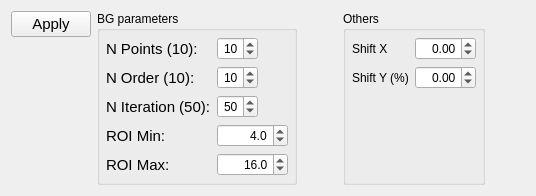
      <widget class="QWidget" name="mpltabDiffPattern">
       <attribute name="title">
        <string>Processing</string>
       </attribute>
       <layout class="QGridLayout" name="gridLayout_4">
        <item row="0" column="0">
         <widget class="QPushButton" name="mplpushButton_UpdatePlots_tab2">
          <property name="sizePolicy">
           <sizepolicy hsizetype="Fixed" vsizetype="Fixed">
            <horstretch>0</horstretch>
            <verstretch>0</verstretch>
           </sizepolicy>
          </property>
          <property name="font">
           <font>
            <family>Helvetica</family>
            <pointsize>11</pointsize>
            <weight>50</weight>
            <italic>false</italic>
            <bold>false</bold>
           </font>
          </property>
          <property name="text">
           <string>Apply</string>
          </property>
         </widget>
        </item>
        <item row="0" column="1" rowspan="2">
         <widget class="QGroupBox" name="groupBox_5">
          <property name="sizePolicy">
           <sizepolicy hsizetype="Fixed" vsizetype="Preferred">
            <horstretch>0</horstretch>
            <verstretch>0</verstretch>
           </sizepolicy>
          </property>
          <property name="title">
           <string>BG parameters</string>
          </property>
          <layout class="QGridLayout" name="gridLayout_5">
           <property name="margin">
            <number>6</number>
           </property>
           <item row="0" column="0">
            <widget class="QLabel" name="label_4">
             <property name="sizePolicy">
              <sizepolicy hsizetype="Fixed" vsizetype="Preferred">
               <horstretch>0</horstretch>
               <verstretch>0</verstretch>
              </sizepolicy>
             </property>
             <property name="font">
              <font>
               <family>Helvetica</family>
               <pointsize>11</pointsize>
               <weight>50</weight>
               <italic>false</italic>
               <bold>false</bold>
              </font>
             </property>
             <property name="text">
              <string>N Points (10):</string>
             </property>
             <property name="buddy">
              <cstring>mplspinBox_BGParam0</cstring>
             </property>
            </widget>
           </item>
           <item row="0" column="1">
            <widget class="QSpinBox" name="mplspinBox_BGParam0">
             <property name="sizePolicy">
              <sizepolicy hsizetype="Fixed" vsizetype="Fixed">
               <horstretch>0</horstretch>
               <verstretch>0</verstretch>
              </sizepolicy>
             </property>
             <property name="alignment">
              <set>Qt::AlignRight|Qt::AlignTrailing|Qt::AlignVCenter</set>
             </property>
             <property name="value">
              <number>10</number>
             </property>
            </widget>
           </item>
           <item row="1" column="0">
            <widget class="QLabel" name="label_6">
             <property name="sizePolicy">
              <sizepolicy hsizetype="Fixed" vsizetype="Preferred">
               <horstretch>0</horstretch>
               <verstretch>0</verstretch>
              </sizepolicy>
             </property>
             <property name="font">
              <font>
               <family>Helvetica</family>
               <pointsize>11</pointsize>
               <weight>50</weight>
               <italic>false</italic>
               <bold>false</bold>
              </font>
             </property>
             <property name="text">
              <string>N Order (10):</string>
             </property>
             <property name="buddy">
              <cstring>mplspinBox_BGParam2</cstring>
             </property>
            </widget>
           </item>
           <item row="1" column="1">
            <widget class="QSpinBox" name="mplspinBox_BGParam1">
             <property name="sizePolicy">
              <sizepolicy hsizetype="Fixed" vsizetype="Fixed">
               <horstretch>0</horstretch>
               <verstretch>0</verstretch>
              </sizepolicy>
             </property>
             <property name="alignment">
              <set>Qt::AlignRight|Qt::AlignTrailing|Qt::AlignVCenter</set>
             </property>
             <property name="value">
              <number>10</number>
             </property>
            </widget>
           </item>
           <item row="2" column="0">
            <widget class="QLabel" name="label_5">
             <property name="sizePolicy">
              <sizepolicy hsizetype="Fixed" vsizetype="Preferred">
               <horstretch>0</horstretch>
               <verstretch>0</verstretch>
              </sizepolicy>
             </property>
             <property name="font">
              <font>
               <family>Helvetica</family>
               <pointsize>11</pointsize>
               <weight>50</weight>
               <italic>false</italic>
               <bold>false</bold>
              </font>
             </property>
             <property name="text">
              <string>N Iteration (50):</string>
             </property>
             <property name="buddy">
              <cstring>mplspinBox_BGParam1</cstring>
             </property>
            </widget>
           </item>
           <item row="2" column="1">
            <widget class="QSpinBox" name="mplspinBox_BGParam2">
             <property name="sizePolicy">
              <sizepolicy hsizetype="Fixed" vsizetype="Fixed">
               <horstretch>0</horstretch>
               <verstretch>0</verstretch>
              </sizepolicy>
             </property>
             <property name="alignment">
              <set>Qt::AlignRight|Qt::AlignTrailing|Qt::AlignVCenter</set>
             </property>
             <property name="value">
              <number>50</number>
             </property>
            </widget>
           </item>
           <item row="3" column="0">
            <widget class="QLabel" name="label_2">
             <property name="sizePolicy">
              <sizepolicy hsizetype="Fixed" vsizetype="Preferred">
               <horstretch>0</horstretch>
               <verstretch>0</verstretch>
              </sizepolicy>
             </property>
             <property name="minimumSize">
              <size>
               <width>10</width>
               <height>0</height>
              </size>
             </property>
             <property name="font">
              <font>
               <family>Helvetica</family>
               <pointsize>11</pointsize>
               <weight>50</weight>
               <italic>false</italic>
               <bold>false</bold>
              </font>
             </property>
             <property name="text">
              <string>ROI Min:</string>
             </property>
            </widget>
           </item>
           <item row="3" column="1">
            <widget class="QDoubleSpinBox" name="mpldoubleSpinBox_Background_ROI_min">
             <property name="sizePolicy">
              <sizepolicy hsizetype="Fixed" vsizetype="Fixed">
               <horstretch>0</horstretch>
               <verstretch>0</verstretch>
              </sizepolicy>
             </property>
             <property name="alignment">
              <set>Qt::AlignRight|Qt::AlignTrailing|Qt::AlignVCenter</set>
             </property>
             <property name="decimals">
              <number>1</number>
             </property>
             <property name="maximum">
              <double>10000.000000000000000</double>
             </property>
             <property name="singleStep">
              <double>0.100000000000000</double>
             </property>
             <property name="value">
              <double>4.000000000000000</double>
             </property>
            </widget>
           </item>
           <item row="4" column="0">
            <widget class="QLabel" name="label">
             <property name="font">
              <font>
               <family>Helvetica</family>
               <pointsize>11</pointsize>
               <weight>50</weight>
               <italic>false</italic>
               <bold>false</bold>
              </font>
             </property>
             <property name="text">
              <string>ROI Max:</string>
             </property>
            </widget>
           </item>
           <item row="4" column="1">
            <widget class="QDoubleSpinBox" name="mpldoubleSpinBox_Background_ROI_max">
             <property name="sizePolicy">
              <sizepolicy hsizetype="Fixed" vsizetype="Fixed">
               <horstretch>0</horstretch>
               <verstretch>0</verstretch>
              </sizepolicy>
             </property>
             <property name="alignment">
              <set>Qt::AlignRight|Qt::AlignTrailing|Qt::AlignVCenter</set>
             </property>
             <property name="decimals">
              <number>1</number>
             </property>
             <property name="maximum">
              <double>10000.000000000000000</double>
             </property>
             <property name="singleStep">
              <double>0.100000000000000</double>
             </property>
             <property name="value">
              <double>16.000000000000000</double>
             </property>
            </widget>
           </item>
          </layout>
         </widget>
        </item>
        <item row="0" column="3" rowspan="2">
         <widget class="QGroupBox" name="groupBox_13">
          <property name="sizePolicy">
           <sizepolicy hsizetype="Preferred" vsizetype="Preferred">
            <horstretch>0</horstretch>
            <verstretch>0</verstretch>
           </sizepolicy>
          </property>
          <property name="title">
           <string>Others</string>
          </property>
          <layout class="QGridLayout" name="gridLayout_8">
           <property name="margin">
            <number>6</number>
           </property>
           <item row="1" column="0">
            <widget class="QLabel" name="label_7">
             <property name="text">
              <string>Shift Y (%)</string>
             </property>
            </widget>
           </item>
           <item row="1" column="1">
            <widget class="QDoubleSpinBox" name="mpldoubleSpinBox_ShiftY">
             <property name="alignment">
              <set>Qt::AlignRight|Qt::AlignTrailing|Qt::AlignVCenter</set>
             </property>
             <property name="minimum">
              <double>-99.989999999999995</double>
             </property>
             <property name="maximum">
              <double>99.989999999999995</double>
             </property>
            </widget>
           </item>
           <item row="0" column="1">
            <widget class="QDoubleSpinBox" name="mpldoubleSpinBox_ShiftX">
             <property name="alignment">
              <set>Qt::AlignRight|Qt::AlignTrailing|Qt::AlignVCenter</set>
             </property>
             <property name="minimum">
              <double>-99.989999999999995</double>
             </property>
            </widget>
           </item>
           <item row="0" column="0">
            <widget class="QLabel" name="label_3">
             <property name="text">
              <string>Shift X</string>
             </property>
            </widget>
           </item>
           <item row="2" column="1">
            <spacer name="verticalSpacer_4">
             <property name="orientation">
              <enum>Qt::Vertical</enum>
             </property>
             <property name="sizeHint" stdset="0">
              <size>
               <width>20</width>
               <height>40</height>
              </size>
             </property>
            </spacer>
           </item>
          </layout>
         </widget>
        </item>
        <item row="0" column="4">
         <spacer name="horizontalSpacer">
          <property name="orientation">
           <enum>Qt::Horizontal</enum>
          </property>
          <property name="sizeHint" stdset="0">
           <size>
            <width>40</width>
            <height>20</height>
           </size>
          </property>
         </spacer>
        </item>
        <item row="0" column="2">
         <spacer name="horizontalSpacer_7">
          <property name="orientation">
           <enum>Qt::Horizontal</enum>
          </property>
          <property name="sizeType">
           <enum>QSizePolicy::Preferred</enum>
          </property>
          <property name="sizeHint" stdset="0">
           <size>
            <width>40</width>
            <height>20</height>
           </size>
          </property>
         </spacer>
        </item>
        <item row="1" column="0">
         <spacer name="verticalSpacer_14">
          <property name="orientation">
           <enum>Qt::Vertical</enum>
          </property>
          <property name="sizeHint" stdset="0">
           <size>
            <width>20</width>
            <height>40</height>
           </size>
          </property>
         </spacer>
        </item>
       </layout>
      </widget>
